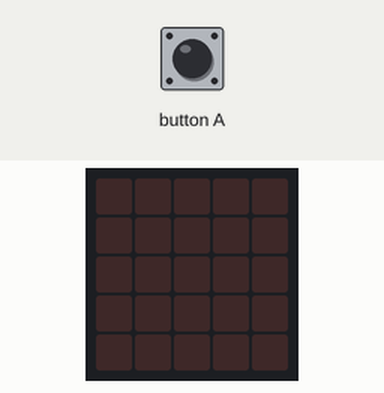
The program below on a simulated BBC micro:bit (MakeCode). Shown: the board's 5×5 LED display. Inputs (shaded band) come from the test bench.

Above: at 1.2 s.
1.3 s: button A pressed for 0.15 s
At 1.9 s:
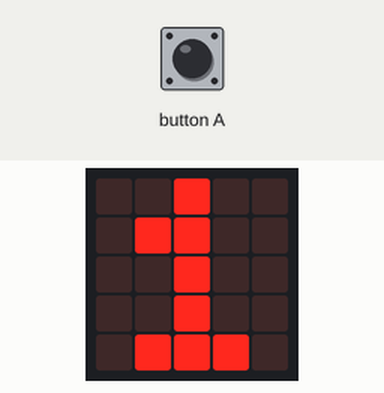
At 3.2 s:
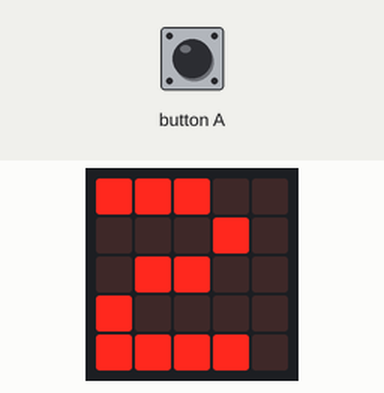
Timing chart, 0 to 4.7 s (numbered marks = the images above; inputs shaded):
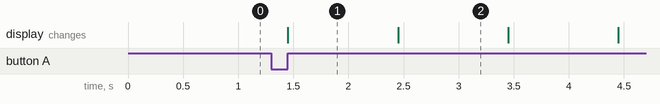

Measured:
- after the input at 1.3 s, the display: changes after 0.15 s (image 1)
- what the display in image 1 shows lasts 1.0 s, from 1.5 s to 2.5 s

The program:

main.ts
```typescript
input.onButtonPressed(Button.A, function () {
    for (let index = 0; index < 9; index++) {
        start_time = input.runningTime()
        start += 1
        basic.showNumber(start)
        END_TIME = input.runningTime()
        basic.pause(1000 - (END_TIME - start_time))
    }
    start = 0
})
let END_TIME = 0
let start_time = 0
let start = 0
start = 0
```

test.ts
```typescript
// 在這裡測試；當此封包作為擴充功能時，將不會編譯此內容。
```
